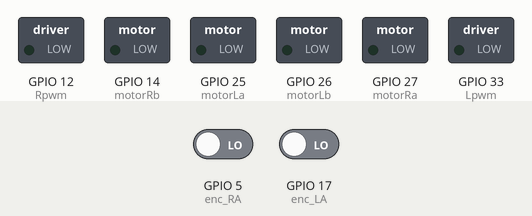
Simulated run of this sketch. Board: ESP32. Shown: switched loads named in the sketch (green lamp = pin HIGH). Inputs (shaded band) come from the test bench; at power-on: GPIO 5 (enc_RA) LOW, GPIO 17 (enc_LA) LOW. What the sketch prints to the serial monitor is not drawn.

Above: at 0.0 s.
At 4.1 s:
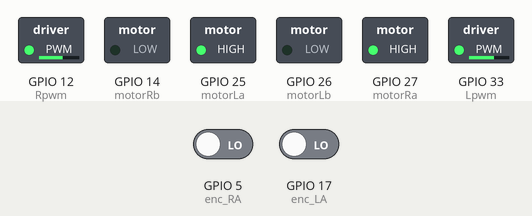
Timing chart, 0 to 5.6 s (numbered marks = the images above):
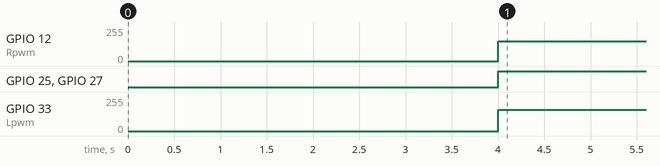

Measured:
- by itself, GPIO 12 (Rpwm): 0/255 → 149/255 at 4.0 s
- by itself, GPIO 25 (motorLa), GPIO 27 (motorRa): LOW → HIGH at 4.0 s
- by itself, GPIO 33 (Lpwm): 0/255 → 159/255 at 4.0 s

The sketch:

Task_3.ino
```cpp
// go straight 100 cm then stop
// turn 180 degree and stop
// go straight 150 cm

// Defineing the Pins for the robot -> You can change here easily if your connections are different.

#define enc_RA 5
#define enc_RB 18
#define enc_LA 17
#define enc_LB 16
#define motorRa 27
#define motorRb 14
#define motorLa 25
#define motorLb 26
#define Rpwm 12
#define Lpwm 33

// Global Variables -> to be used by different functions .
// unsigned int because we only need positive values
// short because of only 2 decimal point of accuracy is required.

//Variables
  int count_R = 0;                                  //For Encoders
  int count_L = 0;
  short one_rev_dist = 20.9 ;                       // its in cm
  unsigned int one_rev_ticks = 750 ;                // its an average the encoders are not very accurate so error will be produced.
  short ticks_req = 0;                              //  Defineing only for " ONE MOTOR "
  unsigned int ticks_for_360 = 2964 ;
  const int channel_R = 0;
  const int channel_L = 1;                          // For Pwm setup
  bool car_moving;

void setup() {
  Serial.begin(115200);                             // starting Serial monitor at buad rate 115200 -> you can change it as-well
  setup_motors();
  delay(4000);                                      // given time to setup the Robot
  Perform_task_3();
}

void loop() {}

void Perform_task_3(){
  distance_to_travel(100);
  Serial.println("Went 100cm forward");
  delay(3000);
  degrees_to_turn(180);
  Serial.println("Did 180 Degree Turn");
  delay(2000);
  distance_to_travel(150);
  Serial.println("Went 150cm forward");

}


void distance_to_travel(int centimeters){
  reset_variables();                                // reseting variables so it may not count previous ticks into new task.'
  short rev_req = centimeters / one_rev_dist;       // this will produced revolution required for required distance to travel
  ticks_req = rev_req * one_rev_ticks ;             // this will produced ticks motor should do to complete required distance
  Serial.println(ticks_req);
  start();                                          //Enable motors
  while(car_moving){
    Serial.println(count_R);
    if(count_R>=ticks_req){
      stopp();            }
                   }
  }

void degrees_to_turn(int degree){
  reset_variables();                                      // reseting variables so it may not count previous ticks into new task.'
  ticks_req = (degree * ticks_for_360)/360 ;
    start();
    digitalWrite(motorLa,LOW);
  while(car_moving){
    Serial.println(count_R);
    if(count_R>=ticks_req){
      stopp();            }
                   }
  }

void reset_variables(){
  ticks_req = 0 ;                                         // restting here because new counting should be started
  count_R =0;
}

// all motor setup is done in one function call
void setup_motors(){
  // pwm setup variables
  const int freq = 5000;
  const int res = 8;

  // direction for motor pinout defination
  pinMode(motorLa, OUTPUT);
  pinMode(motorLb, OUTPUT);
  pinMode(motorRa, OUTPUT);
  pinMode(motorRb, OUTPUT);
  // encoder pinout defination
  pinMode(enc_RA,INPUT);
  pinMode(enc_RB,INPUT);
  pinMode(enc_LA,INPUT);
  pinMode(enc_LB,INPUT);
  // Interrupt connection to gpio pins and defining interrupt case
  attachInterrupt(digitalPinToInterrupt(enc_RA),Update_encR,CHANGE);
  attachInterrupt(digitalPinToInterrupt(enc_LA),Update_encL,CHANGE);
  // Pwm functionality setup
  ledcSetup(channel_R ,freq , res);
  ledcSetup(channel_L ,freq , res);
  ledcAttachPin(Rpwm,channel_R);
  ledcAttachPin(Lpwm,channel_L);
}
// Encoders-Interrupt callback functions
void Update_encR(){
   if (digitalRead(enc_RA) == digitalRead(enc_RB)) count_R--;
    else count_R++;
}

void Update_encL(){
 if (digitalRead(enc_LA) == digitalRead(enc_LB)) count_L--;
  else count_L++;
}

// function to disable the motors of robot
void stopp(){
  ledcWrite(channel_R , 0);                             // giving each motor 0 dutycycle value
  ledcWrite(channel_L , 0);
  car_moving=false;
}

// function to enable the motors of robot
void start(){
  digitalWrite(motorLa,HIGH);
  digitalWrite(motorRa,HIGH);
  digitalWrite(motorLb,LOW);
  digitalWrite(motorRb,LOW);
  ledcWrite(channel_R , 150);                             // giving each motor 150 dutycycle resolution
  ledcWrite(channel_L , 160);
  car_moving=true;
}
```
